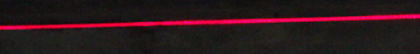
%> input picture MatlabProject/002.png, 420 x 54 px, shrunk from 625 x 81 before the run
$ octave ADuiBi_AstegerMethodLaserCenter.m   (GNU Octave 9; MATLAB toolbox functions it lacks are replaced by stand-ins)
%> lines starting %> are read from the running program, lines starting %| are printed output that depends on the picture
### MatlabProject/gray_centroid_centerline.m
function centerline = gray_centroid_centerline(image, direction, sigma, threshold)
% GRAY_CENTROID_CENTERLINE 灰度重心法提取激光中心线
% 输入参数：
%   img: 输入图像（支持彩色/灰度）
%   direction: 处理方向 ('horizontal'或'vertical')
%   sigma: 高斯滤波系数（推荐1-3）
%   threshold: 灰度阈值（0-1，相对值）
% 输出：
%   centerline: 亚像素中心线坐标[Nx2]

% 图像预处理
img = image;
if size(img,3) == 3
    img_gray = rgb2gray(img);
else
    img_gray = img;
end
img_gray = im2double(img_gray);

% 高斯滤波去噪
if sigma > 0
    img_gray = imgaussfilt(img_gray, sigma);
end

% 自动对比度拉伸
img_gray = imadjust(img_gray);

% 初始化参数
[rows, cols] = size(img_gray);
centerline = zeros(0,2);

% 处理方向判断
is_vertical = strcmpi(direction, 'vertical');

% 主处理循环
if is_vertical
    % 垂直方向处理（逐列计算）
    for col = 1:cols
        column_data = img_gray(:, col);
        [centroid, valid] = calculate_centroid(column_data, threshold);
        if valid
            centerline(end+1, :) = [col, centroid]; %#ok<AGROW>
        end
    end
else
    % 水平方向处理（逐行计算）
    for row = 1:rows
        row_data = img_gray(row, :);
        [centroid, valid] = calculate_centroid(row_data', threshold);
        if valid
            centerline(end+1, :) = [centroid, row]; %#ok<AGROW>
        end
    end
end

% 可视化结果
figure;
imshow(img);
hold on;
plot(centerline(:,1), centerline(:,2), 'r.', 'MarkerSize', 16);
title('灰度重心法中心线提取');
hold off;

% 子函数：计算单列/行的重心
    function [centroid, valid] = calculate_centroid(data, thresh)
        max_val = max(data);
        if max_val < thresh
            centroid = 0;
            valid = false;
            return;
        end

        % 数据归一化
        data = data - min(data);
        data = data / max(data);

        % 计算加权重心
        indices = 1:length(data);
        weighted_sum = sum(indices(:) .* data(:));
        total_weight = sum(data(:));

        if total_weight == 0
            centroid = 0;
            valid = false;
        else
            centroid = weighted_sum / total_weight;
            valid = true;
        end
    end
end

### MatlabProject/ADuiBi_AstegerMethodLaserCenter.m
clear
% 参数设置
%sigma = 1;        % 匹配激光条带宽度
%threshold = 0.2;  % 根据噪声水平调整

% 读取图像

[img, cmap] = imread('002.png');
%> img is the input picture: size 54x420x3 uint8; mean R, G, B 44.5, 23.2, 27.6
%> cmap = []

% [9 lines of commented-out code are left out]

direction = 'vertical'; % 激光条带方向'horizontal'; %
%direction = 'horizontal';
sigma = 5;           % 高斯滤波系数
threshold = 0.1;       % 灰度阈值

% 读取图像

% 执行中心线提取
center_points = gray_centroid_centerline(img, direction, sigma, threshold);
%> in gray_centroid_centerline, `img_gray = rgb2gray(img);`:
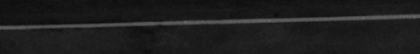
%> img_gray: size 54x420 uint8; min 12, max 112, mean 30.1
%> in gray_centroid_centerline, `img_gray = imgaussfilt(img_gray, sigma);`:
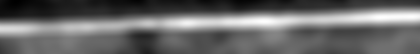
%> img_gray: size 54x420 double; min 0.0677, max 0.191, mean 0.118; drawn with min black and max white
%> the loop in gray_centroid_centerline, `for col = 1:cols` made 420 passes
%> (max_val in calculate_centroid, weighted_sum in calculate_centroid, total_weight in calculate_centroid, centroid) on passes 1 to 3: (0.891, 609.7, 18.5, 32.96), (0.888, 620.1, 18.75, 33.08), (0.886, 630.7, 19.01, 33.18)
%> after the loop in gray_centroid_centerline, `for col = 1:cols`: centerline = 420 rows, first 12: [1 32.96; 2 33.08; 3 33.18; 4 33.27; 5 33.34; 6 33.44; 7 33.53; 8 33.6; 9 33.67; 10 33.73; 11 33.79; 12 33.85]
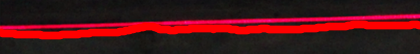
%> figure redrawn from the program's plot data; its title reads '灰度重心法中心线提取'
%> center_points has the same summary as centerline in gray_centroid_centerline

% 可选：多项式拟合平滑
if size(center_points,1) > 3
    x = center_points(:,1);
%> x = 420 values from 1 to 420
    y = center_points(:,2);
%> y = 420 values, max 35.51 at index 49, min 24.15 at index 357, mean 29.62
    p = polyfit(x, y, 3); % 三次多项式拟合
%> p = [-2.29e-07 0.000165 -0.0564 36.04]
    y_fit = polyval(p, x);
%> y_fit = 420 values, max 35.98 at index 1, min 24.42 at index 420, mean 29.62

    figure;
    imshow(img);
    hold on;
    plot(x, y_fit, 'g-', 'LineWidth', 2);
    title('拟合后的中心线');
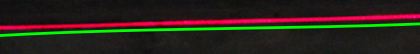
%> figure redrawn from the program's plot data; its title reads '拟合后的中心线'
end

% 参数设置
sigma = 5;    % 高斯尺度（控制线宽适应）
thresh = 0.6;   % 响应阈值（控制噪声抑制）

% 执行中心线提取
%> (the run ends here)

$ run again, with MatlabProject/001.png copied over MatlabProject/002.png
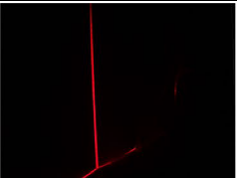
%> input picture MatlabProject/001.png, 237 x 178 px
%> img is the input picture: size 178x237x3 uint8; mean R, G, B 9.6, 5.6, 6.1
%> cmap = []
%> the loop in gray_centroid_centerline, `for col = 1:cols` made 237 passes
%> (max_val in calculate_centroid, weighted_sum in calculate_centroid, total_weight in calculate_centroid, centroid) on passes 1 to 3: (0.509, 213.9, 10.5, 20.38), (0.49, 185.1, 10.16, 18.22), (0.472, 160.6, 9.87, 16.28)
%> after the loop in gray_centroid_centerline, `for col = 1:cols`: centerline = 237 rows, first 12: [1 20.38; 2 18.22; 3 16.28; 4 14.66; 5 13.31; 6 12.17; 7 13.32; 8 15.68; 9 17.59; 10 19.1; 11 20.26; 12 15.95]
%> `center_points = gray_centroid_centerline(img, direction, sigma, thresh..`:
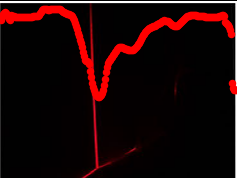
%> figure redrawn from the program's plot data; its title reads '灰度重心法中心线提取'
%> center_points has the same summary as centerline in gray_centroid_centerline
%> x = 237 values from 1 to 237
%> y = 237 values, max 97.38 at index 99, min 9.1 at index 44, mean 31.51
%> p = [2.39e-05 -0.0108 1.4 -11.13]
%> y_fit = 237 values, max 44.57 at index 94, min -9.74 at index 1, mean 31.51
%> `title('拟合后的中心线');`:
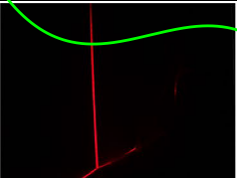
%> figure redrawn from the program's plot data; its title reads '拟合后的中心线'
